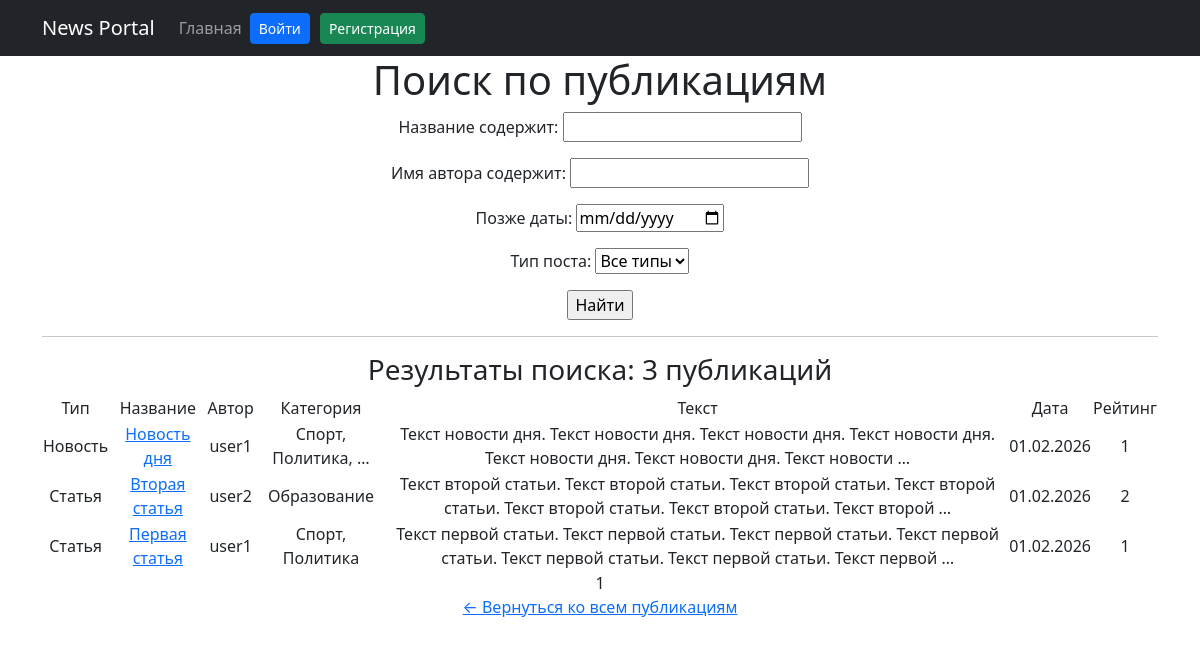
The page /news/search/ on the database as committed earlier.
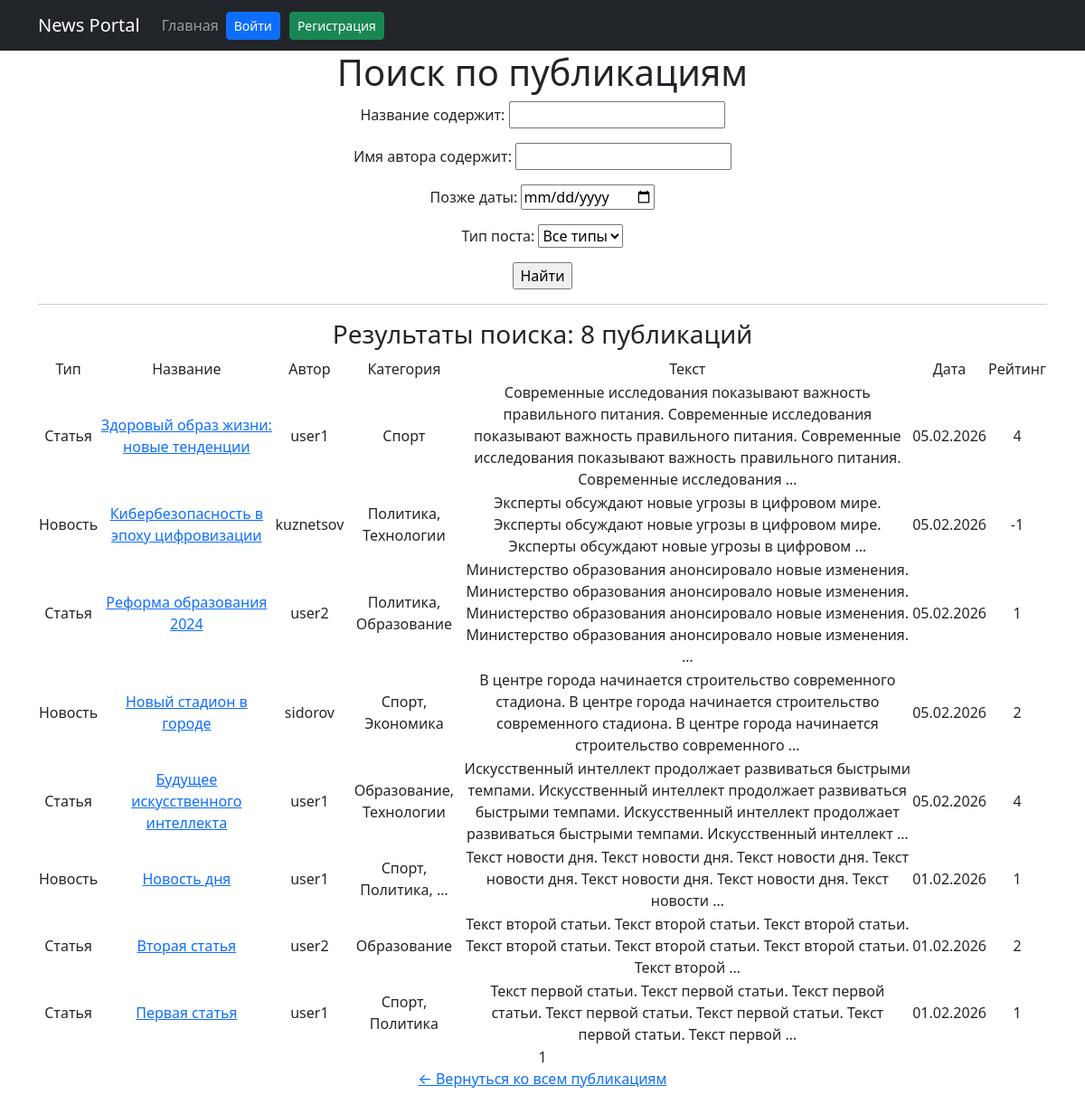
The same page on the database as committed later.
### news/models.py (models this page shows, shortened)
class Post(models.Model):
    ARTICLE = 'AR'
    NEWS = 'NW'
    POST_TYPES = [
        (ARTICLE, 'Статья'),
        (NEWS, 'Новость'),
    ]
    author = models.ForeignKey(Author, on_delete=models.CASCADE)
    post_type = models.CharField(max_length=2, choices=POST_TYPES, default=ARTICLE)
    created_at = models.DateTimeField(auto_now_add=True)
    categories = models.ManyToManyField(Category, through='PostCategory')
    title = models.CharField(max_length=200)
    content = models.TextField()
    rating = models.IntegerField(default=0)

class Author(models.Model):
    user = models.OneToOneField(User, on_delete=models.CASCADE)
    rating = models.IntegerField(default=0)

class Category(models.Model):
    name = models.CharField(max_length=100, unique=True)
    def __str__(self):
        return self.name

### news/views.py (the view)
# urls.py: path('search/', PostSearch.as_view(), name='post_search'),
class PostSearch(ListView):
    model = Post
    ordering = '-created_at'
    template_name = 'post_search.html'
    context_object_name = 'posts'
    paginate_by = 10
    def get_queryset(self):
        queryset = super().get_queryset()
        self.filterset = PostFilter(self.request.GET, queryset=queryset)
        return self.filterset.qs
    def get_context_data(self, **kwargs):
        context = super().get_context_data(**kwargs)
        context['filterset'] = self.filterset
        return context

### news/templatetags/custom_filters.py (called while the page is built)
@register.filter(name='censor')
def censor(value):
    if not isinstance(value, str):
        raise ValueError(f'Фильтр censor можно применять только к строкам, получен: {type(value)}')
    result = value
    for word in CENSORED_WORDS:
        pattern = re.compile(re.escape(word), re.IGNORECASE)
        matches = pattern.finditer(result)
        for match in matches:
            matched_word = match.group()
            censored_word = matched_word[0] + '*' * (len(matched_word) - 1)
            result = result.replace(matched_word, censored_word)
    return result

### templates/post_search.html (shortened to what this page needs)
{% extends 'flatpages/default.html' %}
{% load custom_filters %}
{% load custom_tags %}
{% block content %}
   <h1>Поиск по публикациям</h1>
   <form action="" method="get">
       {{ filterset.form.as_p }}
       <input type="submit" value="Найти" />
   </form>
   <hr>
   <h3>Результаты поиска: {{ posts|length }} публикаций</h3>
   {% if posts %}
       <table>
           <tr>
               <td>Тип</td>
               <td>Название</td>
               <td>Автор</td>
               <td>Категория</td>
               <td>Текст</td>
               <td>Дата</td>
               <td>Рейтинг</td>
           </tr>
           {% for post in posts %}
           <tr>
               <td>{{ post.get_post_type_display }}</td>
               <td>
                   <a href="/news/{{ post.id }}">{{ post.title|censor }}</a>
               </td>
               <td>{{ post.author.user.username }}</td>
               <td>{{ post.categories.all|join:", "|truncatewords:2 }}</td>
               <td>{{ post.content|censor|truncatewords:20 }}</td>
               <td>{{ post.created_at|date:'d.m.Y' }}</td>
               <td>{{ post.rating }}</td>
           </tr>
           {% endfor %}
       </table>
   {% else %}
       <h2>Публикаций по вашему запросу не найдено!</h2>
   {% endif %}
   {{ page_obj.number }}
   <p>
       <a href="/news/">← Вернуться ко всем публикациям</a>
   </p>
{% endblock content %}

Rows that differ between the two databases and show on the page:
added Post: post_type "Статья", title|censor "Здоровый образ жизни: новые тенденции", author.user.username "user1", categories.all "Спорт", content|censor "Современные исследования показывают важность правильного питания. Современные исследования показывают важность правильного питания. Современные исследования показывают важность правильного питания. Современные исследования …", created_at "05.02.2026", rating "4"
added Post: post_type "Новость", title|censor "Кибербезопасность в эпоху цифровизации", author.user.username "kuznetsov", categories.all "Политика, Технологии", content|censor "Эксперты обсуждают новые угрозы в цифровом мире. Эксперты обсуждают новые угрозы в цифровом мире. Эксперты обсуждают новые угрозы в цифровом …", created_at "05.02.2026", rating "-1"
added Post: post_type "Статья", title|censor "Реформа образования 2024", author.user.username "user2", categories.all "Политика, Образование", content|censor "Министерство образования анонсировало новые изменения. Министерство образования анонсировало новые изменения. Министерство образования анонсировало новые изменения. Министерство образования анонсировало новые изменения. …", created_at "05.02.2026", rating "1"
added Post: post_type "Новость", title|censor "Новый стадион в городе", author.user.username "sidorov", categories.all "Спорт, Экономика", content|censor "В центре города начинается строительство современного стадиона. В центре города начинается строительство современного стадиона. В центре города начинается строительство современного …", created_at "05.02.2026", rating "2"
added Post: post_type "Статья", title|censor "Будущее искусственного интеллекта", author.user.username "user1", categories.all "Образование, Технологии", content|censor "Искусственный интеллект продолжает развиваться быстрыми темпами. Искусственный интеллект продолжает развиваться быстрыми темпами. Искусственный интеллект продолжает развиваться быстрыми темпами. Искусственный интеллект …", created_at "05.02.2026", rating "4"
Other text that changed with them:
{{ posts|length }}: "3" → "8"
